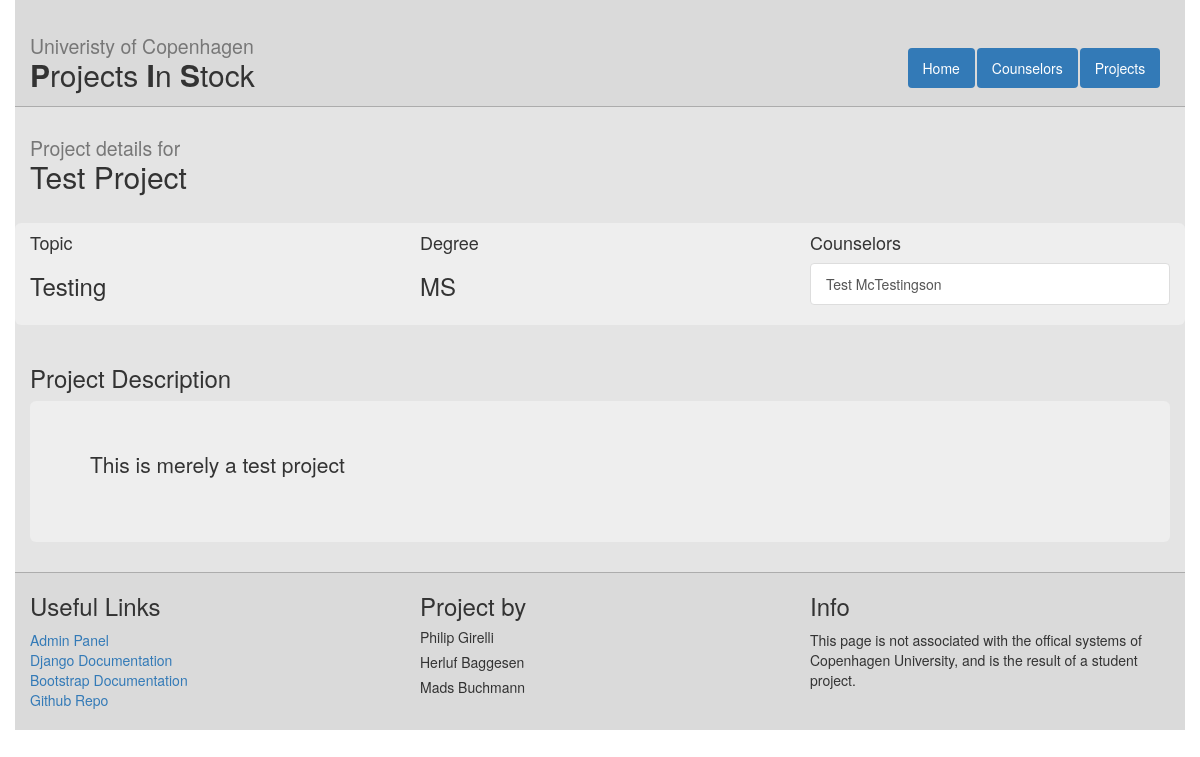
The app's page /projects/1/, older data.
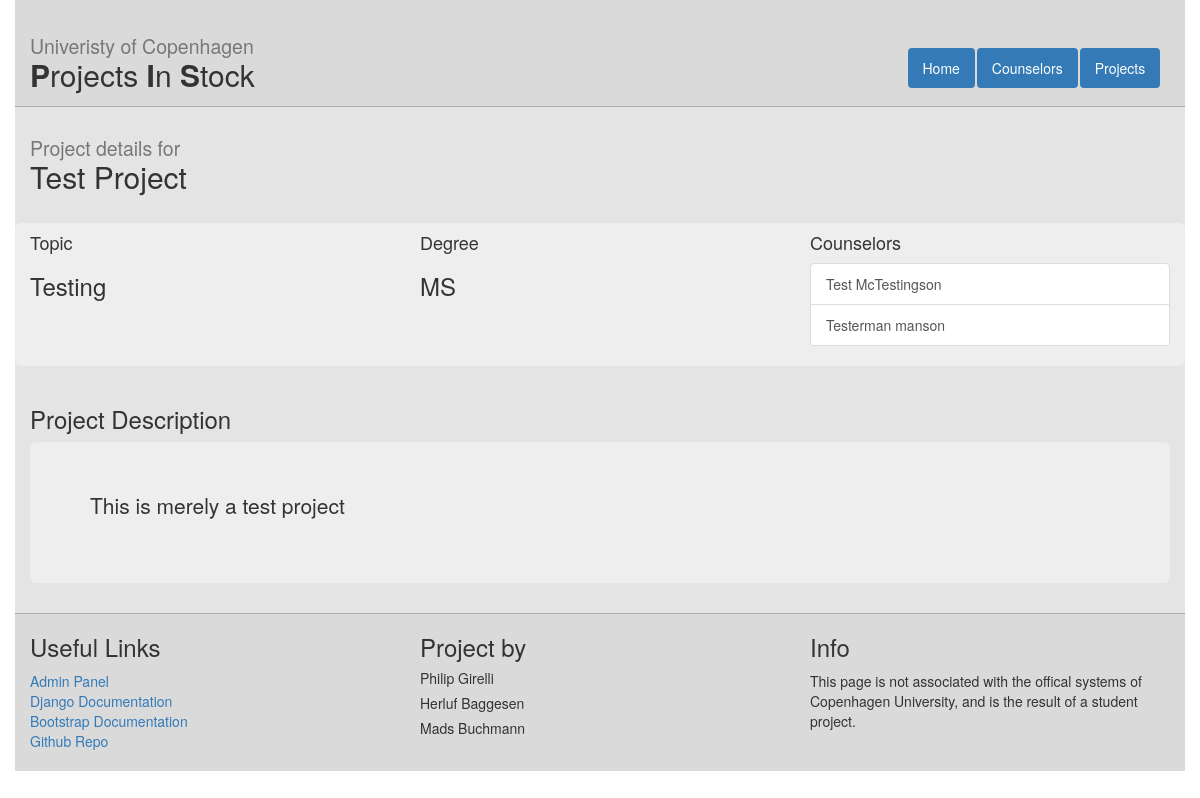
The same page, newer data.
### web/models.py (models this page shows, shortened)
class Counselor(models.Model):
    name = models.CharField(max_length=255)
    email = models.EmailField()
    study_area = models.CharField(max_length=255)
    office = models.CharField(max_length=255)
    projects = models.ManyToManyField(Project)

### web/views.py (the view)
# urls.py: url(r'^projects/(?P<project_id>[0-9]+)/$', views.project_detail, name='project_detail'),
def project_detail(request, project_id):
    proj = get_object_or_404(Project, id=project_id)
    context = {
        'project': proj
    }
    return render(request, 'web/project_detail.html', context)

### web/templates/web/project_detail.html
{%extends "web/master.html" %}
{% block content%}
  <h2><small>Project details for</small> <br />{{ project.title }}</h2>
<br />
  <div class="row info-box">
  <div class="col-md-4">
    <h4>Topic</h4>
    <h3>{{ project.topic }}</h3>
  </div>
  <div class="col-md-4">
    <h4>Degree</h4>
    <h3>{{ project.degree }}</h3>
  </div>
  <div class="col-md-4">
    <h4>Counselors</h4>
      <div class="list-group">
      {% for c in project.counselor_set.all %}
        <a class="list-group-item" href="{% url 'counselor_detail' c.id %}">{{ c.name }}</a>
      {% endfor %}
    </div>
  </div>
  </div>
  <br />
  <h3>Project Description</h3>
  <div class="jumbotron">
  <p>{{ project.description }}</p>
  </div>
{%endblock%}

Row changes from the older to the newer data that the page shows:
added Counselor: name "Testerman manson"
